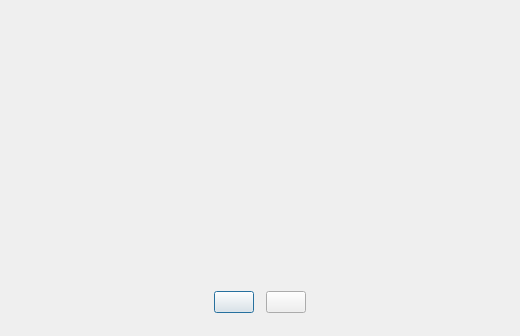
<?xml version="1.0" encoding="UTF-8"?>
<ui version="4.0">
 <class>ConfirmDialog</class>
 <widget class="QDialog" name="ConfirmDialog">
  <property name="geometry">
   <rect><x>0</x><y>0</y><width>520</width><height>336</height></rect>
  </property>
  <property name="minimumSize">
   <size><width>520</width><height>336</height></size>
  </property>
  <property name="maximumSize">
   <size><width>520</width><height>336</height></size>
  </property>
  <property name="windowFlags">
   <set>Qt::Dialog|Qt::FramelessWindowHint</set>
  </property>
  <property name="uiRole" stdset="0">
   <string notr="true">operatorDialog</string>
  </property>
  <layout class="QVBoxLayout" name="rootLayout">
   <property name="leftMargin"><number>0</number></property>
   <property name="topMargin"><number>0</number></property>
   <property name="rightMargin"><number>0</number></property>
   <property name="bottomMargin"><number>0</number></property>
   <item>
    <widget class="QFrame" name="operatorDialogSurface">
     <layout class="QVBoxLayout" name="contentLayout" stretch="1,0,0,1,0">
      <property name="spacing"><number>8</number></property>
      <property name="leftMargin"><number>25</number></property>
      <property name="topMargin"><number>23</number></property>
      <property name="rightMargin"><number>25</number></property>
      <property name="bottomMargin"><number>23</number></property>
      <item>
       <spacer name="upperSpacer">
        <property name="orientation"><enum>Qt::Vertical</enum></property>
       </spacer>
      </item>
      <item>
       <widget class="QLabel" name="confirmIcon">
        <property name="alignment"><set>Qt::AlignCenter</set></property>
       </widget>
      </item>
      <item>
       <widget class="QLabel" name="shutdownQuestionLabel">
        <property name="textFormat"><enum>Qt::PlainText</enum></property>
        <property name="alignment"><set>Qt::AlignCenter</set></property>
        <property name="wordWrap"><bool>true</bool></property>
       </widget>
      </item>
      <item>
       <spacer name="lowerSpacer">
        <property name="orientation"><enum>Qt::Vertical</enum></property>
       </spacer>
      </item>
      <item>
       <layout class="QHBoxLayout" name="buttonLayout" stretch="1,0,0,1">
        <property name="spacing"><number>12</number></property>
        <item>
         <spacer name="buttonsLeftSpacer">
          <property name="orientation"><enum>Qt::Horizontal</enum></property>
         </spacer>
        </item>
        <item>
         <widget class="QPushButton" name="confirmCancelButton">
          <property name="default"><bool>true</bool></property>
         </widget>
        </item>
        <item>
         <widget class="QPushButton" name="confirmAcceptButton"/>
        </item>
        <item>
         <spacer name="buttonsRightSpacer">
          <property name="orientation"><enum>Qt::Horizontal</enum></property>
         </spacer>
        </item>
       </layout>
      </item>
     </layout>
    </widget>
   </item>
  </layout>
 </widget>
 <resources/>
 <connections>
  <connection>
   <sender>confirmCancelButton</sender>
   <signal>clicked()</signal>
   <receiver>ConfirmDialog</receiver>
   <slot>reject()</slot>
  </connection>
  <connection>
   <sender>confirmAcceptButton</sender>
   <signal>clicked()</signal>
   <receiver>ConfirmDialog</receiver>
   <slot>accept()</slot>
  </connection>
 </connections>
</ui>
